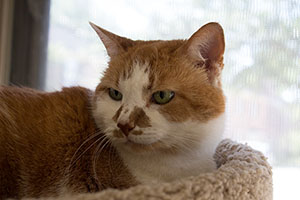
#> input picture Image Processing/Resources/cat.jpg, 300 x 200 px
$ python Chapter-1.py
#> lines starting #> are read from the running program, lines starting #| are printed output that depends on the picture
import cv2

img = cv2.imread("Resources/cat.jpg")
#> img is the input picture: shape (200, 300, 3); mean B, G, R 121.6, 134.5, 149.6

imggray = cv2.cvtColor(img,cv2.COLOR_BGR2GRAY)
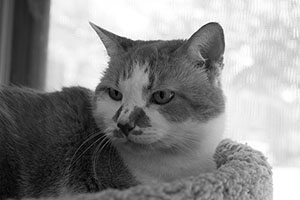
#> imggray: shape (200, 300); min 0, max 255, mean 137.5


cv2.imshow("Output",img)


cv2.imshow("Gray Image",imggray)

cv2.waitKey(0)
